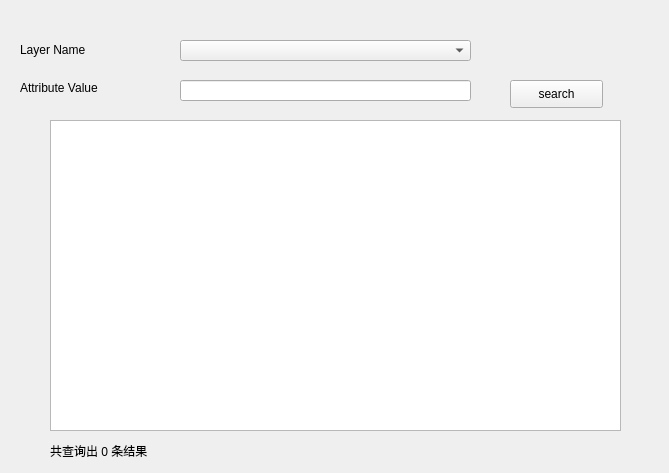
<?xml version="1.0" encoding="UTF-8"?>
<ui version="4.0">
 <class>SearchWidget</class>
 <widget class="QWidget" name="SearchWidget">
  <property name="geometry">
   <rect>
    <x>0</x>
    <y>0</y>
    <width>669</width>
    <height>473</height>
   </rect>
  </property>
  <property name="windowTitle">
   <string>SearchWidget</string>
  </property>
  <widget class="QLabel" name="layerNameLabel">
   <property name="geometry">
    <rect>
     <x>20</x>
     <y>40</y>
     <width>91</width>
     <height>20</height>
    </rect>
   </property>
   <property name="text">
    <string>Layer Name</string>
   </property>
  </widget>
  <widget class="QListWidget" name="searchResultList">
   <property name="geometry">
    <rect>
     <x>50</x>
     <y>120</y>
     <width>571</width>
     <height>311</height>
    </rect>
   </property>
  </widget>
  <widget class="QPushButton" name="searchButton">
   <property name="geometry">
    <rect>
     <x>510</x>
     <y>80</y>
     <width>93</width>
     <height>28</height>
    </rect>
   </property>
   <property name="text">
    <string>search</string>
   </property>
  </widget>
  <widget class="QLabel" name="attributeValueLabel">
   <property name="geometry">
    <rect>
     <x>20</x>
     <y>80</y>
     <width>141</width>
     <height>16</height>
    </rect>
   </property>
   <property name="text">
    <string>Attribute Value</string>
   </property>
  </widget>
  <widget class="QComboBox" name="attriNameComboBox">
   <property name="geometry">
    <rect>
     <x>180</x>
     <y>40</y>
     <width>291</width>
     <height>21</height>
    </rect>
   </property>
  </widget>
  <widget class="QLineEdit" name="attributeValueInputLine">
   <property name="geometry">
    <rect>
     <x>180</x>
     <y>80</y>
     <width>291</width>
     <height>21</height>
    </rect>
   </property>
  </widget>
  <widget class="QLabel" name="resultNumLabel">
   <property name="geometry">
    <rect>
     <x>50</x>
     <y>440</y>
     <width>271</width>
     <height>21</height>
    </rect>
   </property>
   <property name="text">
    <string>共查询出 0 条结果</string>
   </property>
  </widget>
 </widget>
 <layoutdefault spacing="6" margin="11"/>
 <resources/>
 <connections/>
</ui>
